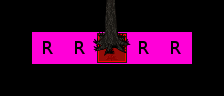

Below is a game level as drawn by its tile map, then a one-line description and the .tmx that defines it (tile-layer data replaced by summaries):
An orthogonal 7x3 tile map with 32x32 px tiles, 5 tile layers (RuleRegions, ruleSet, ruleSet, rule1_Collision, ...), 15 hidden layers not drawn, 4 tilesets.

<map version="1.0" orientation="orthogonal" width="7" height="3" tilewidth="32" tileheight="32">
 <tileset firstgid="1" name="Collision" tilewidth="32" tileheight="32">
  <image source="../../graphics/tiles/collision.png" width="64" height="32" />
 </tileset>
 <tileset firstgid="3" name="set_rules" tilewidth="32" tileheight="32">
  <image source="../../graphics/tiles/set_rules.png" width="64" height="64" />
 </tileset>
 <tileset firstgid="7" name="set_hlw" tilewidth="32" tileheight="32">
  <image source="../../graphics/tiles/set_hlw.png" width="256" height="160" />
 </tileset>
 <tileset firstgid="47" name="arvores_x5" tilewidth="32" tileheight="160">
  <image source="../../graphics/tiles/hlw_arvores_x5.png" width="480" height="480" />
 </tileset>
 <layer name="RuleRegions" width="7" height="3">
  <data>[21 cells, 5 non-empty, 1 distinct tile ids]</data>
 </layer>
 <layer name="ruleSet" width="7" height="3">
  <data>[21 cells, 1 non-empty, 1 distinct tile ids]</data>
 </layer>
 <layer name="ruleSet" width="7" height="3">
  <data>[21 cells, 1 non-empty, 1 distinct tile ids]</data>
 </layer>
 <layer name="ruleNotSet" width="7" height="3" visible="0">
  <data>[21 cells, 4 non-empty, 1 distinct tile ids]</data>
 </layer>
 <layer name="ruleNotSet" width="7" height="3" visible="0">
  <data>[21 cells, 4 non-empty, 1 distinct tile ids]</data>
 </layer>
 <layer name="ruleNotSet" width="7" height="3" visible="0">
  <data>[21 cells, 4 non-empty, 1 distinct tile ids]</data>
 </layer>
 <layer name="ruleNotSet" width="7" height="3" visible="0">
  <data>[21 cells, 4 non-empty, 1 distinct tile ids]</data>
 </layer>
 <layer name="ruleNotSet" width="7" height="3" visible="0">
  <data>[21 cells, 4 non-empty, 1 distinct tile ids]</data>
 </layer>
 <layer name="rule1_Collision" width="7" height="3">
  <data>[21 cells, 3 non-empty, 2 distinct tile ids]</data>
 </layer>
 <layer name="rule2_Collision" width="7" height="3" visible="0">
  <data>[21 cells, 3 non-empty, 2 distinct tile ids]</data>
 </layer>
 <layer name="rule3_Collision" width="7" height="3" visible="0">
  <data>[21 cells, 3 non-empty, 2 distinct tile ids]</data>
 </layer>
 <layer name="rule4_Collision" width="7" height="3" visible="0">
  <data>[21 cells, 3 non-empty, 2 distinct tile ids]</data>
 </layer>
 <layer name="rule5_Collision" width="7" height="3" visible="0">
  <data>[21 cells, 3 non-empty, 2 distinct tile ids]</data>
 </layer>
 <layer name="rule6_Collision" width="7" height="3" visible="0">
  <data>[21 cells, 3 non-empty, 2 distinct tile ids]</data>
 </layer>
 <layer name="rule1_Fringe" width="7" height="3">
  <data>[21 cells, 3 non-empty, 3 distinct tile ids]</data>
 </layer>
 <layer name="rule2_Fringe" width="7" height="3" visible="0">
  <data>[21 cells, 3 non-empty, 3 distinct tile ids]</data>
 </layer>
 <layer name="rule3_Fringe" width="7" height="3" visible="0">
  <data>[21 cells, 3 non-empty, 3 distinct tile ids]</data>
 </layer>
 <layer name="rule4_Fringe" width="7" height="3" visible="0">
  <data>[21 cells, 3 non-empty, 3 distinct tile ids]</data>
 </layer>
 <layer name="rule5_Fringe" width="7" height="3" visible="0">
  <data>[21 cells, 3 non-empty, 3 distinct tile ids]</data>
 </layer>
 <layer name="rule6_Fringe" width="7" height="3" visible="0">
  <data>[21 cells, 3 non-empty, 3 distinct tile ids]</data>
 </layer>
</map>
